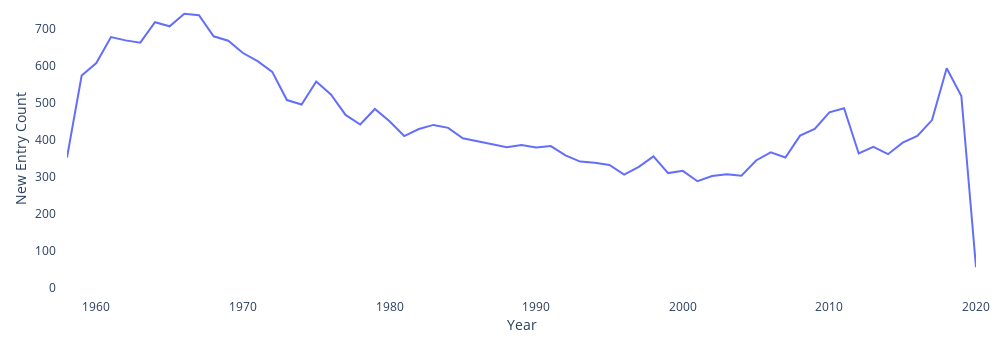

The cell this chart's notebook holds for it:
### Markdown cell above
## Part II: The 'New's in Chart

### Code cell
news_all = (trend_df.loc[:, :] == 'New').sum()
news_all.index = [d[:4] for d in news_all.index]
news_all = news_all.groupby(level = 0).sum()
fig = go.Figure(go.Scatter(x=news_all.index,
                           y=news_all,
                           mode='lines'))
fig.update_layout(width=1000, 
                  height=350, 
                  plot_bgcolor='rgb(255,255,255)',
                  xaxis_title="Year",
                  yaxis_title="New Entry Count",
                  margin={'l':10, 'r':10, 'b':10, 't':10, 'pad':10})
fig.update_yaxes(range=[0, 750])
fig.show()
fig.write_html("visuals/new_songs_yearly.html")

### Figure 1 — Plotly figure (JSON) as saved in the notebook; plotly's stock layout.template omitted (floating-point values rounded to 4 significant figures)
{"data": [{"mode": "lines", "type": "scatter", "x": ["1958", "1959", "1960", "1961", "1962", "1963", "1964", "1965", "1966", "1967", "1968", "1969", "1970", "1971", "1972", "1973", "1974", "1975", "1976", "1977", "1978", "1979", "1980", "1981", "1982", "1983", "1984", "1985", "1986", "1987", "1988", "1989", "1990", "1991", "1992", "1993", "1994", "1995", "1996", "1997", "1998", "1999", "2000", "2001", "2002", "2003", "2004", "2005", "2006", "2007", "2008", "2009", "2010", "2011", "2012", "2013", "2014", "2015", "2016", "2017", "2018", "2019", "2020"], "y": [352, 573, 607, 677, 668, 662, 717, 706, 740, 736, 679, 667, 634, 612, 583, 507, 495, 557, 522, 467, 441, 483, 450, 410, 429, 440, 432, 404, 396, 388, 380, 386, 379, 383, 358, 341, 338, 332, 306, 327, 355, 310, 316, 288, 302, 307, 303, 344, 366, 352, 411, 429, 474, 485, 363, 381, 361, 392, 410, 453, 593, 518, 56]}], "layout": {"height": 350, "margin": {"b": 10, "l": 10, "pad": 10, "r": 10, "t": 10}, "plot_bgcolor": "rgb(255,255,255)", "width": 1000, "xaxis": {"autorange": true, "range": [1958, 2020], "title": {"text": "Year"}, "type": "linear"}, "yaxis": {"range": [0, 750], "title": {"text": "New Entry Count"}, "type": "linear"}}}
